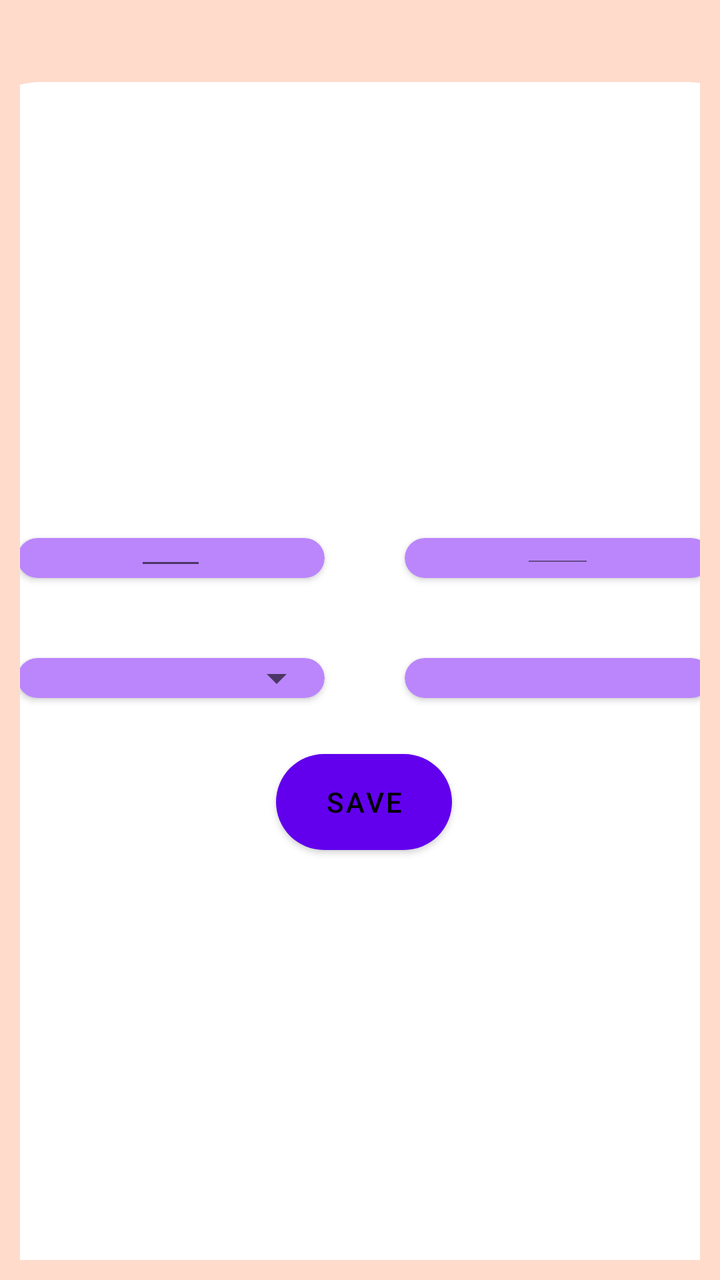
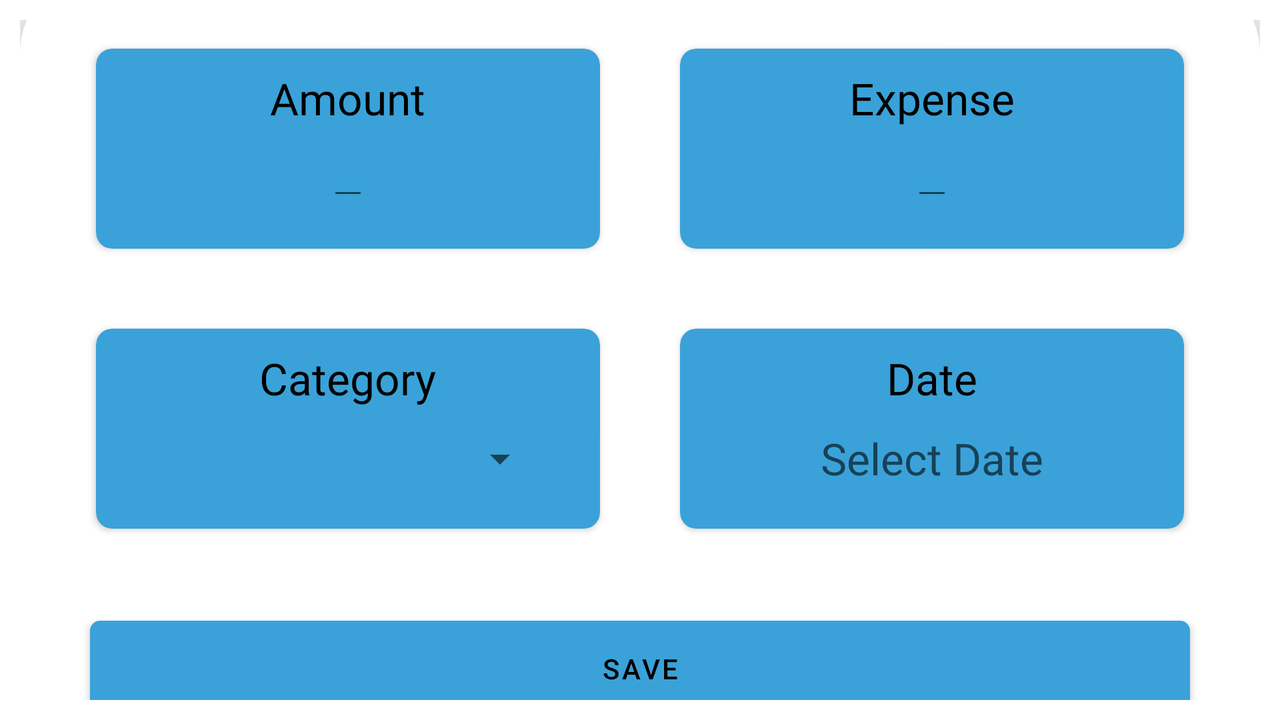

An Android layout and its configuration variant, each rendered on a device that would load it. The default file and the variant file are quoted in full after the pictures.
<!-- AndroidManifest.xml: application theme Theme.Validation -->
<!-- res/layout/fragment_add_expenses.xml -->
<?xml version="1.0" encoding="utf-8"?>

<androidx.constraintlayout.widget.ConstraintLayout xmlns:android="http://schemas.android.com/apk/res/android"
    xmlns:app="http://schemas.android.com/apk/res-auto"
    xmlns:tools="http://schemas.android.com/tools"
    android:id="@+id/addExpanse_container"
    android:layout_width="match_parent"
    android:layout_height="match_parent"
    android:padding="10dp"
    android:background="@color/orange"
    tools:context=".ui.home.AddExpenses">


    <LinearLayout
        android:id="@+id/linearLayout"
        android:layout_width="403dp"
        android:layout_height="589dp"
        android:background="@drawable/viewpager"
        android:orientation="vertical"
        app:layout_constraintBottom_toBottomOf="parent"
        app:layout_constraintEnd_toEndOf="parent"
        app:layout_constraintHorizontal_bias="0.476"
        app:layout_constraintStart_toStartOf="parent"
        app:layout_constraintTop_toTopOf="parent"
        app:layout_constraintVertical_bias="1.0">


        <GridLayout
            android:layout_width="match_parent"
            android:layout_height="wrap_content"
            android:layout_marginTop="200dp"
            android:rowCount="2"
            android:columnCount="2"
            android:padding="8dp"
           >

            <androidx.cardview.widget.CardView
                android:layout_width="2dp"
                android:layout_height="2dp"
                android:layout_rowWeight="1"
                android:layout_columnWeight="1"
                android:layout_gravity="fill"
                android:layout_margin="20dp"
                android:background="@drawable/edit_text"
                android:elevation="10sp"
                app:cardBackgroundColor="@color/purple_200"
                app:cardCornerRadius="30sp">

                <TextView
                    android:layout_width="wrap_content"
                    android:layout_height="wrap_content"
                    android:layout_gravity="center_horizontal"
                    android:layout_marginTop="23dp"
                    android:gravity="center"
                    android:text="Amount"
                    android:textSize="20sp" />

                <EditText
                    android:id="@+id/mInitial"
                    android:layout_width="36dp"
                    android:layout_height="22dp"
                    android:layout_gravity="center"
                    android:gravity="center"
                    android:inputType="number"
                    android:paddingTop="30sp"
                    android:paddingBottom="30sp"
                    android:textAlignment="center"
                    android:textSize="20sp" />


            </androidx.cardview.widget.CardView>

            <androidx.cardview.widget.CardView
                android:layout_width="20dp"
                android:layout_height="20dp"
                android:layout_rowWeight="1"
                android:layout_columnWeight="1"
                android:layout_gravity="fill"
                android:layout_margin="20dp"
                android:elevation="10sp"
                app:cardBackgroundColor="@color/purple_200"
                app:cardCornerRadius="30sp">

                <TextView
                    android:layout_width="wrap_content"
                    android:layout_height="wrap_content"
                    android:layout_gravity="center_horizontal"
                    android:layout_marginTop="23dp"
                    android:gravity="center"
                    android:text="Expense"
                    android:textSize="20sp" />

                <EditText
                    android:id="@+id/number2"
                    android:layout_width="37dp"
                    android:layout_height="19dp"
                    android:layout_gravity="center"
                    android:gravity="center"
                    android:inputType="number"
                    android:paddingTop="30sp"
                    android:paddingBottom="30sp"
                    android:textSize="20sp" />


            </androidx.cardview.widget.CardView>

            <androidx.cardview.widget.CardView
                android:layout_width="20dp"
                android:layout_height="20dp"
                android:layout_rowWeight="1"
                android:layout_columnWeight="1"
                android:layout_gravity="fill"
                android:layout_margin="20dp"
                android:elevation="10sp"
                app:cardBackgroundColor="@color/purple_200"
                app:cardCornerRadius="30sp">

                <TextView
                    android:layout_width="wrap_content"
                    android:layout_height="wrap_content"
                    android:layout_gravity="center_horizontal"
                    android:layout_marginTop="23dp"
                    android:gravity="center"
                    android:text="Category"
                    android:textSize="20sp" />

                <Spinner
                    android:id="@+id/spin_dropdown"
                    android:layout_width="match_parent"
                    android:layout_height="match_parent" />

                <EditText
                    android:id="@+id/number"
                    android:layout_width="42dp"
                    android:layout_height="14dp"
                    android:layout_gravity="center"
                    android:gravity="center"
                    android:paddingTop="30sp"
                    android:paddingBottom="30sp"
                    android:textAlignment="center"
                    android:textSize="20sp" />

            </androidx.cardview.widget.CardView>

            <androidx.cardview.widget.CardView
                android:layout_width="20dp"
                android:layout_height="20dp"
                android:layout_rowWeight="1"
                android:layout_columnWeight="1"
                android:layout_gravity="fill"
                android:layout_margin="20dp"
                android:elevation="10sp"
                app:cardBackgroundColor="@color/purple_200"
                app:cardCornerRadius="30sp">


                <TextView
                    android:id="@+id/Date"
                    android:layout_width="wrap_content"
                    android:layout_height="wrap_content"
                    android:layout_row="0"
                    android:layout_column="5"
                    android:layout_gravity="center_horizontal"
                    android:layout_marginTop="23dp"
                    android:gravity="center"
                    android:hint="Date"
                    android:textSize="16sp" />

                <TextView
                    android:layout_width="39dp"
                    android:layout_height="13dp"
                    android:layout_gravity="center"
                    android:gravity="center"
                    android:paddingTop="30sp"
                    android:paddingBottom="30sp"
                    android:text="1"
                    android:textSize="20sp" />


            </androidx.cardview.widget.CardView>

        </GridLayout>

        <Button
            android:id="@+id/btn_save"
            android:layout_width="wrap_content"
            android:layout_height="wrap_content"
            android:layout_gravity="center_vertical|center_horizontal"
            android:background="@drawable/btn_bg"
            android:backgroundTint="@color/blue"
            android:text="@string/s"
            android:textColor="@color/black" />

    </LinearLayout>

    <TextView
        android:id="@+id/mBalance"
        android:layout_width="wrap_content"
        android:layout_height="wrap_content"
        app:layout_constraintBottom_toTopOf="@+id/linearLayout"
        app:layout_constraintEnd_toEndOf="parent"
        app:layout_constraintHorizontal_bias="0.498"
        app:layout_constraintStart_toStartOf="parent"
        app:layout_constraintTop_toTopOf="parent"
        app:layout_constraintVertical_bias="0.238" />


</androidx.constraintlayout.widget.ConstraintLayout>
<!-- resources referenced by this layout -->
<resources>
  <color name="black">#FF000000</color>
  <color name="blue">#00d2ff</color>
  <color name="orange">#FFDBCC</color>
  <color name="purple_200">#FFBB86FC</color>
  <!-- drawable btn_bg (drawable) -->
  <?xml version="1.0" encoding="utf-8"?>
  
  <shape xmlns:android="http://schemas.android.com/apk/res/android">
      <corners android:radius="30dp"/>
      <solid android:color="@color/white"/>
      <stroke android:color="@color/blue"/>
  
  
  
  </shape>
  <!-- drawable edit_text (drawable) -->
  <?xml version="1.0" encoding="utf-8"?>
  
  <shape xmlns:android="http://schemas.android.com/apk/res/android">
      <corners android:radius="40dp"/>
      <stroke android:width="2dp"
          android:color="@color/purple_200"/>
  
  </shape>
  <!-- drawable viewpager (drawable) -->
  <?xml version="1.0" encoding="utf-8"?>
  
  <shape xmlns:android="http://schemas.android.com/apk/res/android"
      android:shape="rectangle"    >
      <solid android:color="@color/white"/>
      <corners  android:topLeftRadius="40dp"
          android:topRightRadius="40dp"/>
  
  
  
  </shape>
  <string name="s">Save</string>
  <style name="Theme.Validation" parent="Theme.MaterialComponents.Light.DarkActionBar">
          
          <item name="colorPrimary">@color/purple_500</item>
          <item name="colorPrimaryVariant">@color/purple_700</item>
          <item name="colorOnPrimary">@color/white</item>
          
          <item name="colorSecondary">@color/teal_200</item>
          <item name="colorSecondaryVariant">@color/teal_700</item>
          <item name="colorOnSecondary">@color/black</item>
          <item name="android:actionMenuTextColor">@color/white</item>
          
          <item name="android:statusBarColor" tools:targetApi="l">?attr/colorPrimaryVariant</item>
          
      </style>
  <color name="white">#FFFFFFFF</color>
  <color name="purple_500">#FF6200EE</color>
  <color name="purple_700">#FF3700B3</color>
  <color name="teal_200">#FF03DAC5</color>
  <color name="teal_700">#FF018786</color>
</resources>
<!-- res/layout-land/fragment_add_expenses.xml (the repository's variant of the layout above) -->
<!-- drawn on the phone turned sideways -->
<?xml version="1.0" encoding="utf-8"?>

<androidx.constraintlayout.widget.ConstraintLayout
    xmlns:android="http://schemas.android.com/apk/res/android"
    xmlns:app="http://schemas.android.com/apk/res-auto"
    xmlns:tools="http://schemas.android.com/tools"
    android:id="@+id/addExpanse_container"
    android:layout_width="match_parent"
    android:layout_height="match_parent"
    android:padding="10dp"
    tools:context=".ui.home.AddExpenses">



    <androidx.constraintlayout.widget.ConstraintLayout
        android:id="@+id/linearLayout"
        android:layout_width="0dp"
        android:layout_height="390dp"
        android:background="@drawable/viewpager"
        android:elevation="20dp"
        android:orientation="vertical"
        app:layout_constraintBottom_toBottomOf="parent"
        app:layout_constraintEnd_toEndOf="parent"
        app:layout_constraintHorizontal_bias="0.473"
        app:layout_constraintStart_toStartOf="parent"
        app:layout_constraintTop_toTopOf="parent"
        app:layout_constraintVertical_bias="0.481">


        <GridLayout
            android:id="@+id/gridLayout"
            android:layout_width="600dp"
            android:layout_height="wrap_content"
            android:layout_marginTop="10dp"
            android:columnCount="2"
            android:columnOrderPreserved="false"
            android:padding="8dp"
            android:rowCount="2"
            app:layout_constraintEnd_toEndOf="parent"
            app:layout_constraintHorizontal_bias="0.496"
            app:layout_constraintStart_toStartOf="parent"
            app:layout_constraintTop_toTopOf="parent">

            <androidx.cardview.widget.CardView
                android:id="@+id/cd1"
                android:layout_width="0dp"
                android:layout_height="100dp"
                android:layout_rowWeight="1"
                android:layout_columnWeight="1"
                android:layout_gravity="fill"
                android:layout_margin="20dp"
                android:background="@drawable/edit_text"
                android:elevation="4sp"
                app:cardBackgroundColor="@color/back"
                app:cardCornerRadius="8sp">

                <TextView
                    android:layout_width="wrap_content"
                    android:layout_height="wrap_content"
                    android:layout_gravity="center_horizontal"
                    android:layout_marginTop="10dp"
                    android:fontFamily="@font/bitter"
                    android:gravity="center"
                    android:text="Amount"
                    android:textColor="@color/black"
                    android:textSize="22sp" />

                <EditText
                    android:id="@+id/mInitial"
                    android:layout_width="wrap_content"
                    android:layout_height="wrap_content"
                    android:layout_gravity="center"
                    android:layout_marginTop="10dp"
                    android:gravity="center"
                    android:inputType="number"

                    android:textAlignment="center"
                    android:textColor="@color/black" />


            </androidx.cardview.widget.CardView>

            <androidx.cardview.widget.CardView
                android:id="@+id/cd2"
                android:layout_width="0dp"
                android:layout_height="100dp"
                android:layout_rowWeight="1"
                android:layout_columnWeight="1"
                android:layout_gravity="fill"
                android:layout_margin="20dp"
                android:elevation="10sp"
                app:cardBackgroundColor="@color/back"
                app:cardCornerRadius="8sp">

                <TextView
                    android:layout_width="wrap_content"
                    android:layout_height="wrap_content"
                    android:layout_gravity="center_horizontal"
                    android:layout_marginTop="10dp"
                    android:fontFamily="@font/bitter"
                    android:gravity="center"
                    android:text="Expense"
                    android:textColor="@color/black"
                    android:textSize="22sp" />

                <EditText
                    android:id="@+id/number2"
                    android:layout_width="wrap_content"
                    android:layout_height="wrap_content"
                    android:layout_gravity="center"
                    android:layout_marginTop="10dp"
                    android:gravity="center"
                    android:inputType="number"
                    android:textColor="@color/black" />


            </androidx.cardview.widget.CardView>

            <androidx.cardview.widget.CardView
                android:id="@+id/cd3"
                android:layout_width="0dp"
                android:layout_height="100dp"
                android:layout_rowWeight="1"
                android:layout_columnWeight="1"
                android:layout_gravity="fill"
                android:layout_margin="20dp"
                android:elevation="10sp"
                app:cardBackgroundColor="@color/back"
                app:cardCornerRadius="8sp">

                <TextView
                    android:layout_width="wrap_content"
                    android:layout_height="wrap_content"
                    android:layout_gravity="center_horizontal"
                    android:layout_marginTop="10dp"
                    android:fontFamily="@font/bitter"
                    android:gravity="center"
                    android:text="Category"
                    android:textColor="@color/black"
                    android:textSize="22sp" />

                <Spinner
                    android:id="@+id/spin_dropdown"
                    android:layout_width="200dp"
                    android:layout_height="70dp"
                    android:layout_marginLeft="26dp"
                    android:layout_marginTop="30dp" />

            </androidx.cardview.widget.CardView>

            <androidx.cardview.widget.CardView
                android:id="@+id/cd4"
                android:layout_width="0dp"
                android:layout_height="100dp"
                android:layout_rowWeight="1"
                android:layout_columnWeight="1"
                android:layout_gravity="fill"
                android:layout_margin="20dp"
                android:elevation="10sp"
                app:cardBackgroundColor="@color/back"
                app:cardCornerRadius="8sp">

                <TextView
                    android:layout_width="wrap_content"
                    android:layout_height="wrap_content"
                    android:layout_gravity="center_horizontal"
                    android:layout_marginTop="10dp"
                    android:fontFamily="@font/bitter"
                    android:text="Date"
                    android:textColor="@color/black"
                    android:textSize="22dp" />


                <TextView
                    android:id="@+id/Date"
                    android:layout_width="wrap_content"
                    android:layout_height="wrap_content"
                    android:layout_row="0"
                    android:layout_column="5"
                    android:layout_gravity="center_horizontal"
                    android:layout_marginTop="50dp"
                    android:gravity="center"
                    android:hint="Select Date"
                    android:textSize="22sp" />

                <TextView
                    android:layout_width="match_parent"
                    android:layout_height="match_parent"
                    android:layout_gravity="center"
                    android:gravity="center"
                    android:paddingTop="30sp"
                    android:paddingBottom="30sp"
                    android:textSize="20sp" />

            </androidx.cardview.widget.CardView>

        </GridLayout>

        <Button
            android:id="@+id/btn_save"
            android:layout_width="550dp"
            android:layout_height="wrap_content"
            android:layout_gravity="center_vertical|center_horizontal"
            android:layout_marginTop="0dp"
            android:layout_marginLeft="20dp"
            android:layout_marginRight="20dp"
            android:background="@drawable/background"
            android:backgroundTint="@color/back"
            android:text="@string/s"
            android:textColor="@color/black"
            app:backgroundTint="@color/back"
            app:layout_constraintBottom_toBottomOf="parent"
            app:layout_constraintEnd_toEndOf="parent"
            app:layout_constraintStart_toStartOf="parent"
            app:layout_constraintTop_toBottomOf="@+id/gridLayout" />

    </androidx.constraintlayout.widget.ConstraintLayout>

    <TextView
        android:id="@+id/mBalance"
        android:layout_width="wrap_content"
        android:layout_height="wrap_content"
        app:layout_constraintBottom_toTopOf="@+id/linearLayout"
        app:layout_constraintEnd_toEndOf="parent"
        app:layout_constraintHorizontal_bias="0.498"
        app:layout_constraintStart_toStartOf="parent"
        app:layout_constraintTop_toTopOf="parent"
        app:layout_constraintVertical_bias="0.238" />


</androidx.constraintlayout.widget.ConstraintLayout>
<!-- resources referenced by the variant -->
<!-- as the phone turned sideways resolves them -->
<resources>
  <color name="back">#3AA2D9</color>
  <color name="black">#FF000000</color>
  <!-- drawable background (drawable) -->
  <?xml version="1.0" encoding="utf-8"?>
  
  <shape xmlns:android="http://schemas.android.com/apk/res/android">
  
      <corners android:radius="5dp"/>
  
      <gradient android:startColor="#3AA2D9"
          android:endColor="#3AA2D9"
          android:angle="225">
      </gradient>
  
  </shape>
  <!-- drawable edit_text (drawable) -->
  <?xml version="1.0" encoding="utf-8"?>
  
  <shape xmlns:android="http://schemas.android.com/apk/res/android">
      <corners android:radius="40dp"/>
      <stroke android:width="2dp"
          android:color="@color/purple_200"/>
  
  </shape>
  <!-- drawable viewpager (drawable) -->
  <?xml version="1.0" encoding="utf-8"?>
  
  <shape xmlns:android="http://schemas.android.com/apk/res/android"
      android:shape="rectangle"    >
      <solid android:color="@color/white"/>
      <corners  android:topLeftRadius="40dp"
          android:topRightRadius="40dp"/>
  
  
  
  </shape>
  <string name="s">Save</string>
  <style name="Theme.Validation" parent="Theme.MaterialComponents.Light.DarkActionBar">
          
          <item name="colorPrimary">@color/purple_500</item>
          <item name="colorPrimaryVariant">@color/purple_700</item>
          <item name="colorOnPrimary">@color/white</item>
          
          <item name="colorSecondary">@color/teal_200</item>
          <item name="colorSecondaryVariant">@color/teal_700</item>
          <item name="colorOnSecondary">@color/black</item>
          <item name="android:actionMenuTextColor">@color/white</item>
          
          <item name="android:statusBarColor" tools:targetApi="l">?attr/colorPrimaryVariant</item>
          
      </style>
  <color name="purple_200">#FFBB86FC</color>
  <color name="white">#FFFFFFFF</color>
  <color name="purple_500">#FF6200EE</color>
  <color name="purple_700">#FF3700B3</color>
  <color name="teal_200">#FF03DAC5</color>
  <color name="teal_700">#FF018786</color>
</resources>
